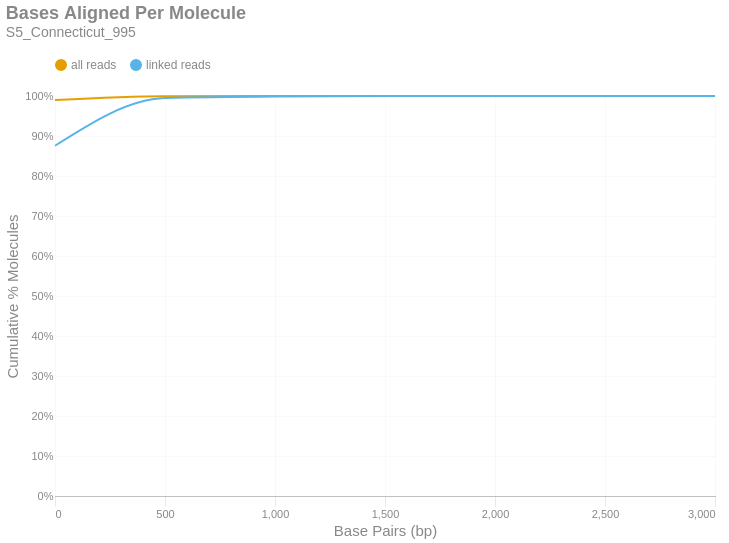

Notebook source saved alongside this figure:
### Markdown cell above
### Bases Aligned Per Molecule
This is a cumulative frequency distribution showing the number of base pairs aligned per unique molecule. These data are shown in 500 bp bins. There are two distributions: one with `all reads` (yellow) and another with only `linked reads` (blue). The percent of molecules in the `linked reads` distribution is relative to the total number of linked molecules.

### Code cell
if SKIPLR:
    print_html(f"Skipped")
else:
    binned_df = consolidated_hist(valids['aligned_bp'], mask, 500, True)
    with SafeRender(binned_df):
        (
            density_plot(binned_df, 'Bases Aligned Per Molecule', samplename, 'basesper')
            .encode(
                x=alt.X('bin:Q', title="Base Pairs (bp)").axis(tickMinStep=500).scale(padding=0),
                y=alt.Y('value:Q', title='Cumulative % Molecules')
                    .axis(format='%')
                    .scale(domain = [0,1])
                    .stack(False),
                color=alt.Color("key:N").scale(domain = ["all reads", "linked reads"]),
                tooltip = [
                    alt.Tooltip("key:N", title = "Data Type"),
                    alt.Tooltip("range_label:N", title="Bases Aligned Per Molecule"),
                    alt.Tooltip("value:Q", format = ".2%", title="% Molecules (Cum.)")
                ]
            )
        ).display()

### Figure 1 — Vega-Lite specification as saved in the notebook (floating-point values rounded to 4 significant figures)
{"width": "container", "height": 400, "config": {"title": {"anchor": "start", "dy": -15, "fontSize": 18, "color": "#888888", "subtitleColor": "#888888", "subtitleFontSize": 14}, "arc": {"fill": "#0072B2"}, "axis": {"domainColor": "#888888", "domainWidth": 0.5, "gridWidth": 0.2, "grid": false, "titleFontWeight": 400, "titleFontSize": 15, "labelFontSize": 11, "labelColor": "#888888", "tickColor": "#888888", "tickWidth": 0.2, "titleColor": "#888888"}, "axisBand": {"grid": false}, "axisX": {"grid": true, "tickSize": 10, "domainCap": "round"}, "axisY": {"domain": false, "grid": true, "tickSize": 0, "domainCap": "round"}, "background": "transparent", "header": {"labelFontSize": 15, "labelColor": "#888888", "titleFontSize": 15, "titleFontWeight": 600, "titleColor": "#888888"}, "legend": {"labelFont": "sans-serif", "labelFontSize": 12, "labelColor": "#888888", "symbolSize": 100, "symbolType": "circle", "titleFontSize": 12, "titlePadding": 10, "titleColor": "#888888", "title": null, "orient": "top"}, "range": {"category": ["#E69F00", "#56B4E9", "#009E73", "#F0E442", "#0072B2", "#D55E00", "#CC79A7", "#000000"], "diverging": ["#cfe8f3", "#a2d4ec", "#73bfe2", "#46abdb", "#1696d2", "#12719e"]}, "area": {"fill": "#0072B2", "fillOpacity": 0.7, "line": true, "strokeOpacity": 0.7}, "line": {"color": "#0072B2", "stroke": "#0072B2", "strokeWidth": 2}, "trail": {"color": "#0072B2", "stroke": "#0072B2", "strokeWidth": 0, "size": 1}, "point": {"filled": true, "fillOpacity": 1.0, "size": 95}, "text": {"color": "#888888", "fontSize": 11, "align": "right", "fontWeight": 400, "size": 11}, "bar": {"fill": "#0072B2", "stroke": null}, "view": {"stroke": null, "continuousWidth": 660, "continuousHeight": 400}}, "data": {"name": "data-dbc641551c025bc921003e1d969611c5"}, "mark": {"type": "line", "interpolate": "monotone", "point": {"opacity": 0, "size": 275}}, "encoding": {"color": {"field": "key", "scale": {"domain": ["all reads", "linked reads"]}, "type": "nominal"}, "tooltip": [{"field": "key", "title": "Data Type", "type": "nominal"}, {"field": "range_label", "title": "Bases Aligned Per Molecule", "type": "nominal"}, {"field": "value", "format": ".2%", "title": "% Molecules (Cum.)", "type": "quantitative"}], "x": {"axis": {"tickMinStep": 500}, "field": "bin", "scale": {"padding": 0}, "title": "Base Pairs (bp)", "type": "quantitative"}, "y": {"axis": {"format": "%"}, "field": "value", "scale": {"domain": [0, 1]}, "stack": false, "title": "Cumulative % Molecules", "type": "quantitative"}}, "params": [{"name": "param_c36ac31b6afebe62", "select": {"type": "point", "fields": ["key"]}, "bind": "legend"}], "title": {"text": "Bases Aligned Per Molecule", "subtitle": "S5_Connecticut_995"}, "transform": [{"fold": ["all reads (cumsum)", "linked reads (cumsum)"]}, {"calculate": "replace(datum.key, ' (cumsum)', '')", "as": "key"}, {"filter": {"param": "param_c36ac31b6afebe62"}}], "usermeta": {"embedOptions": {"downloadFileName": "S5_Connecticut_995.basesper"}}, "$schema": "https://vega.github.io/schema/vega-lite/v6.1.0.json", "datasets": {"data-dbc641551c025bc921003e1d969611c5": [{"bin": "0.0", "interval": "0.0-500.0", "all reads": 0.9898, "linked reads": 0.8757, "all reads (cumsum)": 0.9898, "linked reads (cumsum)": 0.8757, "range_label": "0-499"}, {"bin": "500.0", "interval": "500.0-1000.0", "all reads": 0.009777, "linked reads": 0.1191, "all reads (cumsum)": 0.9996, "linked reads (cumsum)": 0.9948, "range_label": "500-999"}, {"bin": "1000.0", "interval": "1000.0-1500.0", "all reads": 0.0003287, "linked reads": 0.004129, "all reads (cumsum)": 0.9999, "linked reads (cumsum)": 0.9989, "range_label": "1000-1499"}, {"bin": "1500.0", "interval": "1500.0-2000.0", "all reads": 7.305e-05, "linked reads": 0.0009176, "all reads (cumsum)": 1.0, "linked reads (cumsum)": 0.9998, "range_label": "1500-1999"}, {"bin": "2000.0", "interval": "2000.0-2500.0", "all reads": 0.0, "linked reads": 0.0, "all reads (cumsum)": 1.0, "linked reads (cumsum)": 0.9998, "range_label": "2000-2499"}, {"bin": "2500.0", "interval": "2500.0-3000.0", "all reads": 0.0, "linked reads": 0.0, "all reads (cumsum)": 1.0, "linked reads (cumsum)": 0.9998, "range_label": "2500-2999"}, {"bin": "3000.0", "interval": "3000.0-3500.0", "all reads": 1.218e-05, "linked reads": 0.0001529, "all reads (cumsum)": 1.0, "linked reads (cumsum)": 1.0, "range_label": "3000-3499"}]}}
